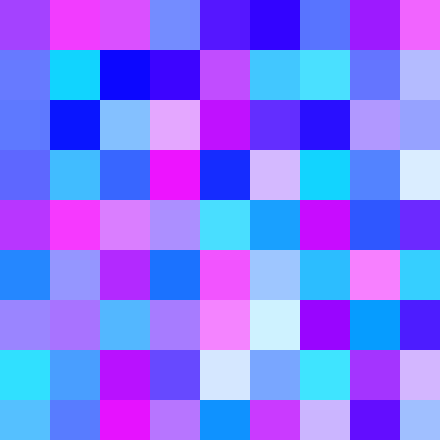
Frame 1 (no input)
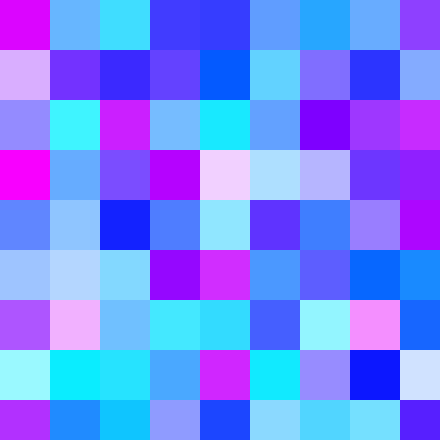
Frame 60 (the mouse pressed at the canvas centre just before this capture)
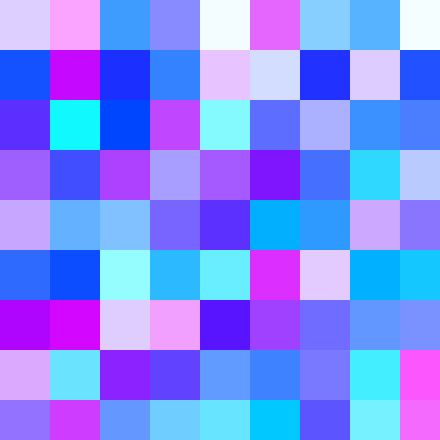
Frame 120 (the mouse held since frame 60 and released just before this capture)

The Processing sketch that drew these frames (run headless with seeded random() and noise(); from frame 60 on, the mouse is pressed at the canvas centre):

// Processing sketch: processing_95835
// ── processing_95835.pde

void setup(){
  size (440,440); // Size of Canvas
}
  
void draw(){
  noStroke(); // No Outline
  background(0); // Background color
  for(int yPos = 0; yPos <500; yPos += 50){ // Sequence of Repetitions
  for(int xPos = 0; xPos < 500; xPos += 50){ //  Sequence of Repetitions
  fill(random(0,255),random(0,255),random(255,255)); // Fill in Color
  rect(xPos,yPos,100,100);}// Shape
  }
  delay(100); // Speed of Color Change 
}
